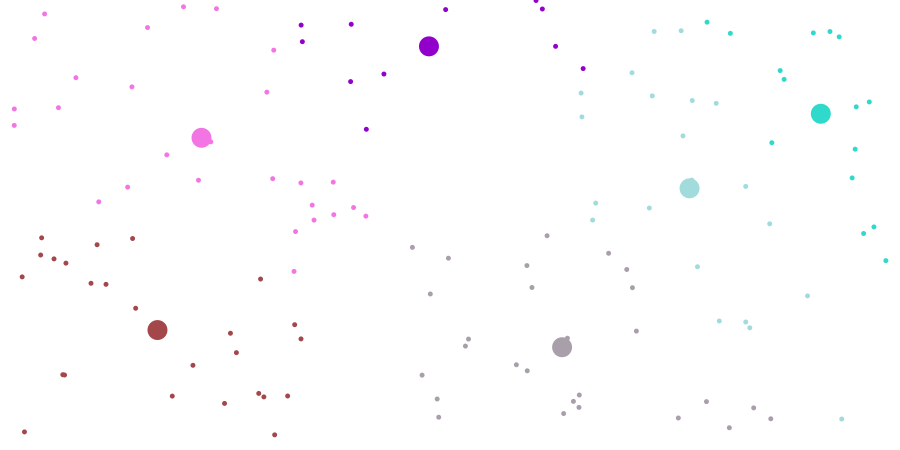
Frame 1 (no input)
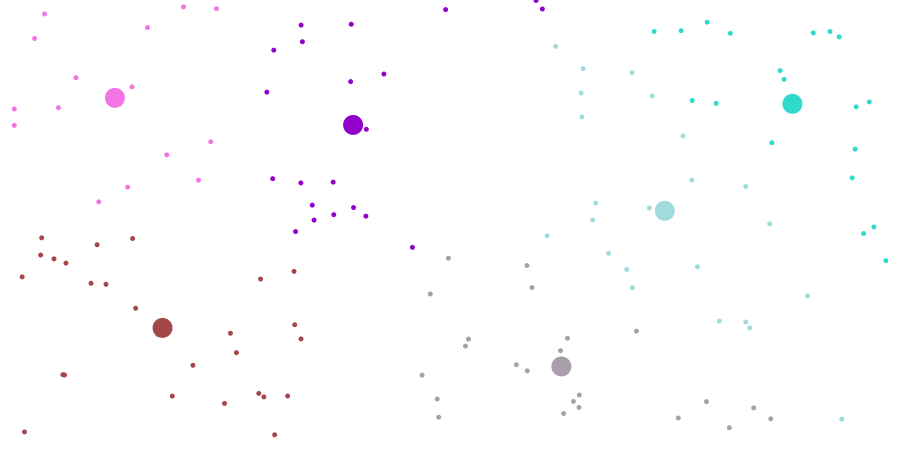
Frame 60 (the mouse pressed at the canvas centre just before this capture)
Frame 120 (the mouse held since frame 60 and released just before this capture): identical to frame 60, image omitted

The Processing sketch that drew these frames (run headless with seeded random() and noise(); from frame 60 on, the mouse is pressed at the canvas centre):

// Processing sketch: k_means
// ── k_means.pde
/* OpenProcessing Tweak of *@*http://www.openprocessing.org/sketch/51404*@* */
/* !do not delete the line above, required for linking your tweak if you upload again */

int numberOfParticles = 128;
int numberOfCentroids = 6;


int counter = 0;

ArrayList particles, centroids;

final color backColor = color(255, 255, 255);

void setup() {

  size(900, 450);
  smooth();

  particles = new ArrayList();
  centroids = new ArrayList();

  for (int i = 0; i < numberOfParticles; i++) {
    particles.add(new c_Particle());
  }

  for (int i = 0; i < numberOfCentroids; i++) {
    centroids.add(new c_Centroid(i, random(255), random(255), random(255)));
  }

  TickSim();
}

void draw() {

  background(backColor);

  counter++;
  
  TickSim();

  /*
  if (counter > 100) { 
    
    counter = 0;
    
    particles.clear(); centroids.clear();
    
      for (int i = 0; i < numberOfParticles; i++) {
    particles.add(new c_Particle());
  }

  for (int i = 0; i < numberOfCentroids; i++) {
    centroids.add(new c_Centroid(i, random(255), random(255), random(255)));
  }
  }/**/

  for (int i = 0; i < particles.size(); i++) {

    c_Particle curParticle = (c_Particle) particles.get(i);

    curParticle.drawParticle();
  }  

  for (int i = 0; i < centroids.size(); i++) {

    c_Centroid curCentroid = (c_Centroid) centroids.get(i);

    curCentroid.drawCentroid();
  }
}



void TickSim() {

  for (int i = 0; i < particles.size(); i++) {

    c_Particle curParticle = (c_Particle) particles.get(i);

    curParticle.FindClosestCentroid(centroids);
  }  

  for (int i = 0; i < centroids.size(); i++) {

    c_Centroid curCentroid = (c_Centroid) centroids.get(i);

    curCentroid.Tick(particles);
  }
}


class c_Particle {

  PVector position;
  PVector velocity;
  int centroidIndex;
  float colorR, colorG, colorB;

  c_Particle() {

    position = new PVector(random(900), random(450));
  }

  void FindClosestCentroid(ArrayList _centroids) {

    int closestCentroidIndex = 0;
    float closestDistance = 100000;

    // find which centroid is the closest
    for (int i = 0; i < _centroids.size(); i++) {      
      c_Centroid curCentroid = (c_Centroid) _centroids.get(i);

      float distanceCheck = position.dist(curCentroid.position); 

      if (distanceCheck < closestDistance)
      {
        closestCentroidIndex = i;
        closestDistance = distanceCheck;
      }
    }

    // now that we have the closest centroid chosen, assign the index,
    centroidIndex = closestCentroidIndex;

    // and grab the color for the visualization    
    c_Centroid curCentroid = (c_Centroid) _centroids.get(centroidIndex);
    colorR = curCentroid.colorR;
    colorG = curCentroid.colorG;
    colorB = curCentroid.colorB;
  }

  void drawParticle() {

    pushMatrix();
      translate(position.x, position.y);
      noStroke();    
      fill(colorR, colorG, colorB, 255);
      ellipse(0, 0, 5, 5);
    popMatrix();
  }
}


class c_Centroid {

  PVector position;
  float colorR, colorG, colorB;
  int internalIndex;

  c_Centroid(int _internalIndex, float _r, float _g, float _b) {

    position = new PVector(random(900), random(450));
    colorR = _r;
    colorG = _g;
    colorB = _b;
    internalIndex = _internalIndex;
  }

  void Tick(ArrayList _particles) {

    //println("-----------------------");
    //println("K-Means Centroid Tick");

    // move the centroid to its new position

    PVector newPosition = new PVector(0.0, 0.0);

    float numberOfAssociatedParticles = 0;

    for (int i = 0; i < _particles.size(); i++) {

      c_Particle curParticle = (c_Particle) _particles.get(i);

      if (curParticle.centroidIndex == internalIndex) {
        newPosition.add(curParticle.position); 
        numberOfAssociatedParticles++;
      }
    }

    newPosition.div(numberOfAssociatedParticles);
    position = newPosition;
  }

  void drawCentroid() {

    pushMatrix();

    translate(position.x, position.y);
    noStroke();
    fill(colorR, colorG, colorB, 255);
    ellipse(0, 0, 20, 20);

    popMatrix();
  }
}
